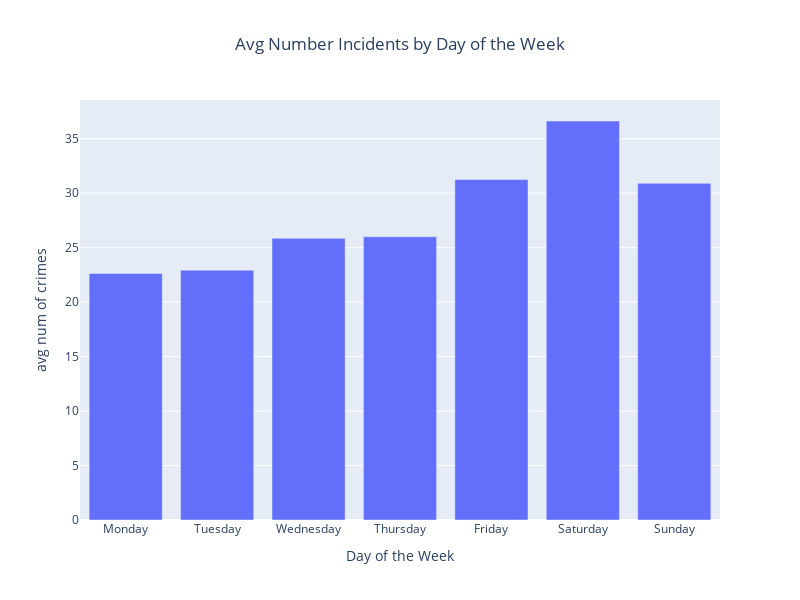

Here is the notebook cell this chart was saved with:
### Markdown cell above
#### Day of the Week

### Code cell
temp_df = crime_df.groupby(['year', 'month', 'day_of_week'], as_index=False).size()

temp_df = temp_df.groupby('day_of_week', as_index=False).mean()

temp_df['hover_info'] = 'Day of Week: ' + temp_df.day_of_week.astype(str) + '<br>' + 'Avg Num of Crimes: ' + temp_df['size'].round(1).astype(str)

day_avg = px.bar(temp_df, x='day_of_week', y='size', title='Avg Number Incidents by Day of the Week', hover_data={'hover_info': True, 'day_of_week': False, 'size': False})

day_avg.update_layout(width=800, height=600, 
                  title_x=0.5, 
                  yaxis_title='avg num of crimes', 
                  xaxis_title='Day of the Week',
                  xaxis={'categoryarray': ['Monday', 'Tuesday', 'Wednesday', 'Thursday', 'Friday', 'Saturday', 'Sunday']}
                 )

day_avg.update_traces(hovertemplate='%{customdata[0]}')

day_avg.show()

### Figure 1 — Plotly figure (JSON) as saved in the notebook; plotly's stock layout.template omitted (floating-point values rounded to 4 significant figures)
{"data": [{"alignmentgroup": "True", "customdata": [["Day of Week: Friday<br>Avg Num of Crimes: 31.3"], ["Day of Week: Monday<br>Avg Num of Crimes: 22.6"], ["Day of Week: Saturday<br>Avg Num of Crimes: 36.6"], ["Day of Week: Sunday<br>Avg Num of Crimes: 30.9"], ["Day of Week: Thursday<br>Avg Num of Crimes: 26.0"], ["Day of Week: Tuesday<br>Avg Num of Crimes: 22.9"], ["Day of Week: Wednesday<br>Avg Num of Crimes: 25.9"]], "hovertemplate": "%{customdata[0]}", "legendgroup": "", "marker": {"color": "#636efa", "pattern": {"shape": ""}}, "name": "", "offsetgroup": "", "orientation": "v", "showlegend": false, "textposition": "auto", "type": "bar", "x": ["Friday", "Monday", "Saturday", "Sunday", "Thursday", "Tuesday", "Wednesday"], "xaxis": "x", "y": [31.26, 22.63, 36.63, 30.91, 26, 22.93, 25.86], "yaxis": "y"}], "layout": {"barmode": "relative", "height": 600, "legend": {"tracegroupgap": 0}, "title": {"text": "Avg Number Incidents by Day of the Week", "x": 0.5}, "width": 800, "xaxis": {"anchor": "y", "autorange": true, "categoryarray": ["Monday", "Tuesday", "Wednesday", "Thursday", "Friday", "Saturday", "Sunday"], "domain": [0, 1], "range": [-0.5, 6.5], "title": {"text": "Day of the Week"}, "type": "category"}, "yaxis": {"anchor": "x", "autorange": true, "domain": [0, 1], "range": [0, 38.56], "title": {"text": "avg num of crimes"}, "type": "linear"}}}
